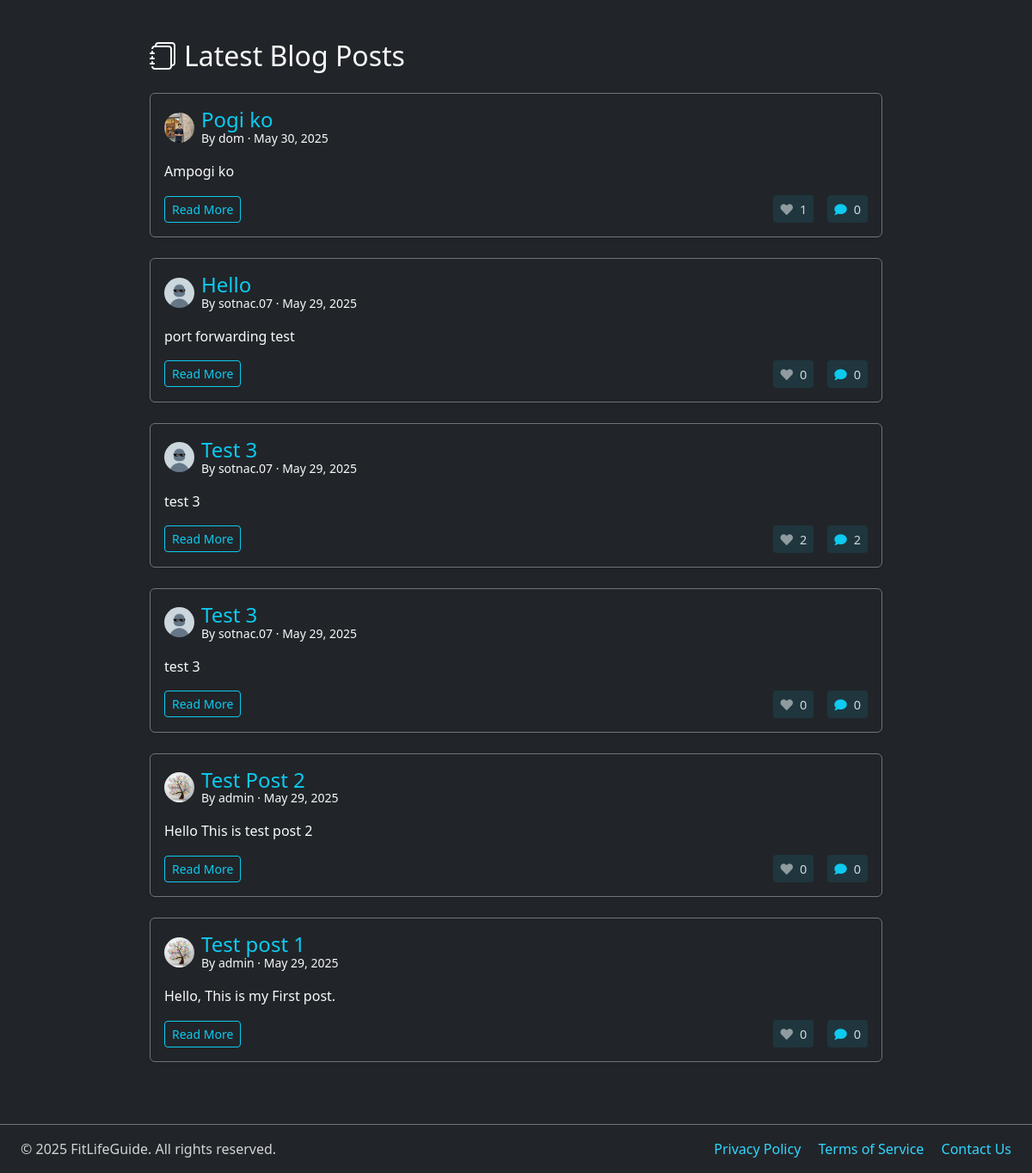
/posts/ (lower part), run on an earlier commit of the app's database.
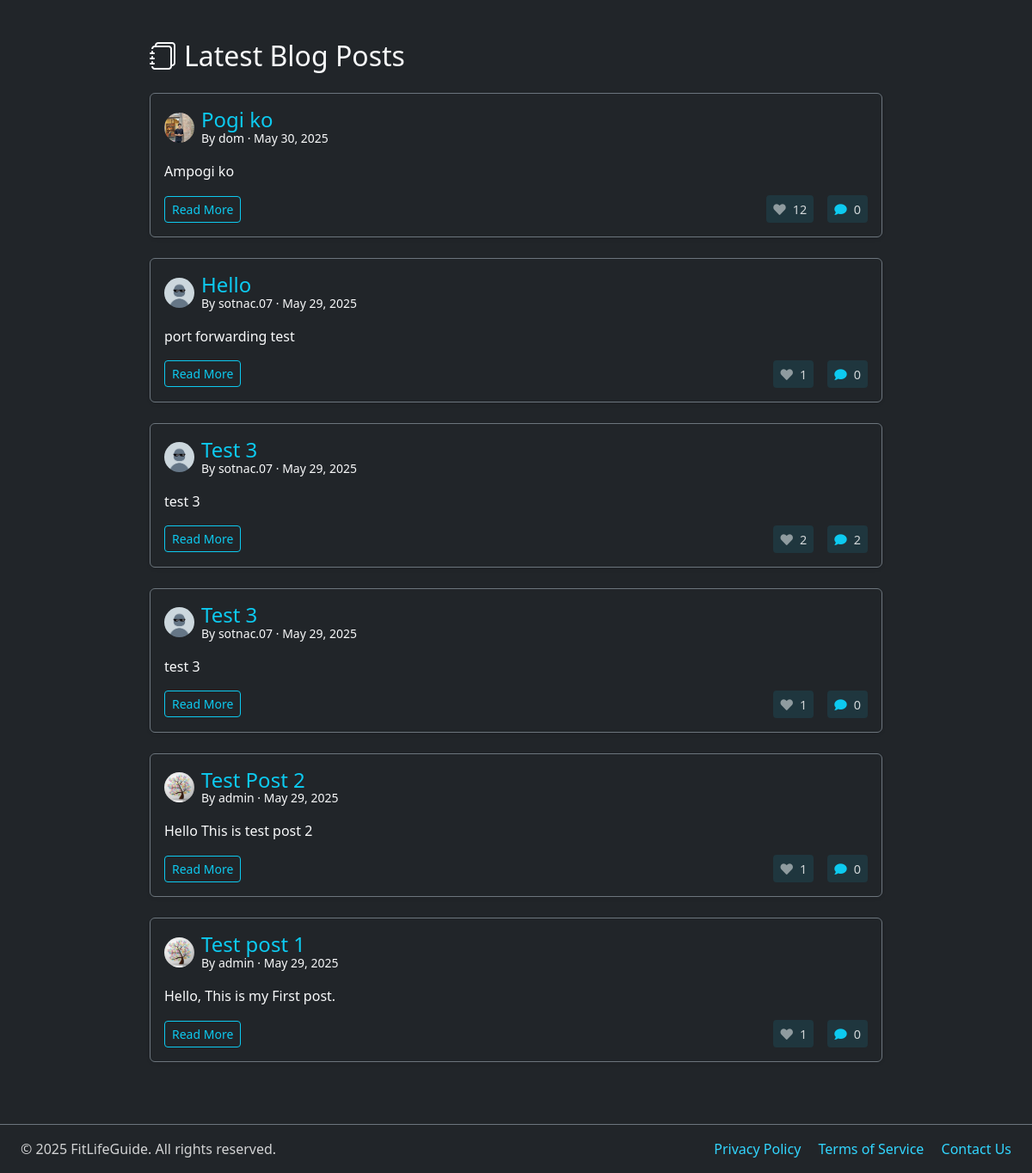
And on a later commit of the database.
### community/models.py (models this page shows, shortened)
class BlogPost(models.Model):
    title = models.CharField(max_length=200)
    slug = models.SlugField(unique=True, blank=True)
    author = models.ForeignKey(User, on_delete=models.CASCADE, related_name='blog_posts')
    content = models.TextField()
    created_at = models.DateTimeField(auto_now_add=True)
    updated_at = models.DateTimeField(auto_now=True)
    published = models.BooleanField(default=False)
    likes = models.ManyToManyField(User, related_name='blog_post_likes', blank=True)
    class Meta:
        ordering = ['-created_at']
    def total_likes(self):
        return self.likes.count()

### users/models.py (models this page shows, shortened)
class Profile(models.Model):
    STATUS_CHOICES = [
        ('💪', 'Working Out'),
        ('🏃', 'Running'),
        ('🧘', 'Meditating'),
        ('🥗', 'Eating Healthy'),
        ('😴', 'Resting'),
        ('🎯', 'Focused'),
        ('🌟', 'Feeling Great'),
        ('🔋', 'Low Energy'),
        ('🎮', 'Taking a Break'),
        ('📚', 'Learning'),
    ]
    user = models.OneToOneField(User, on_delete=models.CASCADE)
    location = models.CharField(max_length=100, blank=True)
    bio = models.TextField(max_length=500, blank=True)
    birth_date = models.DateField(null=True, blank=True)
    avatar = models.ImageField(upload_to='profile_pics', default='profile_pics/default-avatar.png')
    cover_image = models.ImageField(upload_to='cover_pics', default='cover_pics/default-cover.jpg')
    status = models.CharField(max_length=2, choices=STATUS_CHOICES, default='🌟')
    status_updated_at = models.DateTimeField(auto_now=True)

### community/views.py (the view)
# urls.py: path('posts/', views.posts_view, name='posts'),
def posts_view(request):
    posts = BlogPost.objects.filter(published=True).select_related('author', 'author__profile').prefetch_related('likes', 'comments')
    return render(request, 'community/posts.html', {'posts': posts})

### community/templates/community/posts.html (shortened to what this page needs)
{% extends 'mainpage/base.html' %}
{% load static %}
{% block content %}
<div class="container my-5 text-light" style="max-width: 900px; margin-left: auto; margin-right: auto; padding-left: 1.5rem; padding-right: 1.5rem;">
  <h2 class="mb-4"><i class="bi bi-journals me-2"></i>Latest Blog Posts</h2>
  {% for post in posts %}
  <div class="card bg-dark border-secondary text-light mb-4 shadow-sm post-card">
    <div class="card-body">
      <div class="d-flex align-items-center mb-3">
        <img src="{{ post.author.profile.avatar.url }}" class="rounded-circle me-2"
             alt="{{ post.author.username }}'s avatar" style="width: 35px; height: 35px; object-fit: cover;">
        <div>
          <h4 class="card-title mb-0">
            <a href="{% url 'post_detail' slug=post.slug %}" class="text-decoration-none text-info">
              {{ post.title }}
            </a>
          </h4>
          <p class="card-subtitle small mb-0 text-light">
            By {{ post.author.username }} · {{ post.created_at|date:"M d, Y" }}
          </p>
        </div>
      </div>
      <p class="card-text">
        {{ post.content|truncatewords:40 }}
      </p>
      <div class="d-flex align-items-center mt-3">
        <a href="{% url 'post_detail' slug=post.slug %}" class="btn btn-outline-info btn-sm me-auto">Read More</a>
        <div class="d-flex align-items-center ms-3">
          {% if user.is_authenticated %}
          <form action="{% url 'like_post' post.slug %}" method="post" class="me-3">
            {% csrf_token %}
            <button type="submit" class="post-stat like-btn {% if user in post.likes.all %}liked{% endif %}">
              <i class="fas fa-heart"></i>
              <span class="ms-1 like-count">{{ post.total_likes }}</span>
            </button>
          </form>
          {% else %}
          <a href="{% url 'login' %}" class="post-stat me-3 no-hover">
            <i class="fas fa-heart"></i>
            <span class="ms-1">{{ post.total_likes }}</span>
          </a>
          {% endif %}
          <a href="{% url 'post_detail' slug=post.slug %}#comments" class="post-stat">
            <i class="fas fa-comment"></i>
            <span class="ms-1">{{ post.comments.count }}</span>
          </a>
        </div>
      </div>
    </div>
  </div>
  {% empty %}
  <p class="text-light">No posts have been published yet.</p>
  {% endfor %}
</div>
<link rel="stylesheet" href="https://cdnjs.cloudflare.com/ajax/libs/font-awesome/5.15.4/css/all.min.css">
{% endblock %}

What changed in the data, as far as the page shows it:
changed BlogPost "Pogi ko": total_likes "1" → "12"
computed for BlogPost "Hello": total_likes "0" → "1"
computed for BlogPost (number 4 of 6 on the later page): total_likes "0" → "1"
computed for BlogPost "Test Post 2": total_likes "0" → "1"
computed for BlogPost "Test post 1": total_likes "0" → "1"
